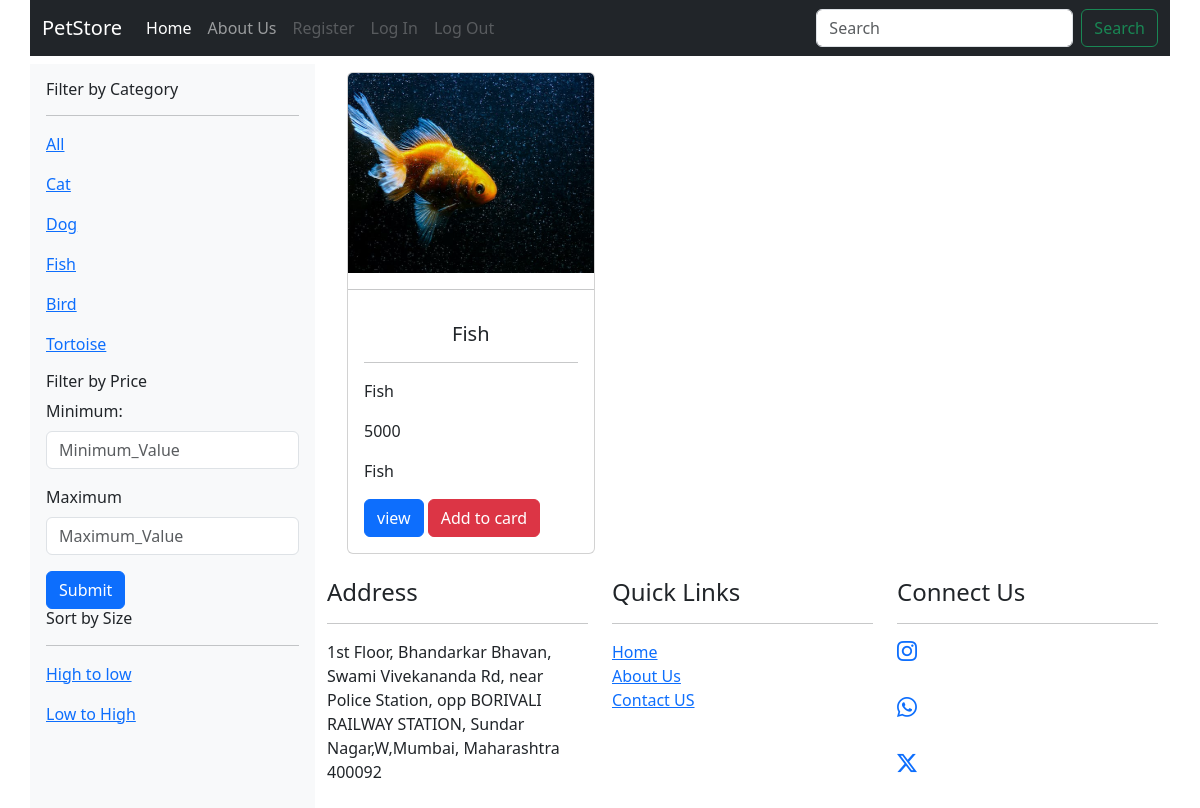
The app's page /fishList/ with its own data.
### Petapp/models.py (models this page shows)
class Pet(models.Model):
     id=models.IntegerField(primary_key=True)
     name=models.CharField(max_length=50)
     description = models.CharField(max_length=255,default='null')
     category_choices=(("Cat","Cat"),("Dog","Dog"),("Bird","Bird"),("Fish","Fish"),("Tortoise","Tortoise"))
     category=models.CharField(max_length=50,choices=category_choices, default="watch")
     image=models.ImageField(upload_to="images/", height_field=None, width_field=None, max_length=None)
     price=models.IntegerField()
     prod = CustomManager()
     objects=models.Manager()

### Petapp/views.py (the view)
# urls.py: path('fishList/', views.fishList, name='fishList'),
def fishList(req):
    queryset=Pet.prod.fish_list()
    context={'data':queryset}
    return render(req,"index.html",context)

### Petapp/models.py (called while the page is built)
     def fish_list(self):
          return self.filter(category__exact="Fish")

### Petapp/Templates/index.html (shortened to what this page needs)
{% extends "base.html" %}
{% load static %}
{%block body %}
    <div class="col-md-3 mt-2 p-3 bg-light">
        <h6>Filter by Category</h6>
        <hr>
        <p><a href="/">All </a></p>
        <p><a href="{%url 'catList'%}">Cat</a></p>
        <p><a href="{%url 'dogList'%}">Dog</a></p>
        <p><a href="{%url 'fishList'%}">Fish</a></p>
        <p><a href="{%url 'birdList'%}">Bird</a></p>
        <p><a href="{%url 'tortoiseList'%}">Tortoise</a></p>
        <h6>Filter by Price</h6>
        <form method="post" action="{%url 'range'%}">
          <div class="mb-3">
            <label for="Input1" class="form-label">Minimum:</label>
            <input type="text" name="min" class="form-control" id="Input1" placeholder="Minimum_Value">
          </div>
          <div class="mb-3">
            <label for="Input2" class="form-label">Maximum</label>
            <input type="text" name="max" class="form-control" id="Input2" placeholder="Maximum_Value">
          </div>
          <a href="/range"><button type="submit" name="range"  class="btn btn-primary">Submit</button></a>
        </form>
        <h6>Sort by Size</h6>
        <hr>
        <p><a href="">High to low</a></p>
        <p><a href="">Low to High</a></p>
    </div>
    <div class="col-md-9">
        <div class="row m-2">
          {% for x in data %}
            <div class="col-md-4 mt-2">
              <div class="card" style="width: 100%; ">
                <img src="{{x.image.url}}" class="card-img-top" alt="..." style="width: 100%; height:200px;">
                <hr>
                <div class="card-body">
                  <h5 class="card-title" style="text-align: center;">{{x.name}}</h5>
                  <hr>
                  <p class="card-title">{{x.category}}<p>
                  <p class="card-text">{{x.price}}</p>
                  <p class="card-text">{{x.description}}</p>
                  <a href="details/{{x.id}}" class="btn btn-primary">view</a>
                  <a href="/addcart/{{x.id}}"><button type="submit" class="btn btn-danger">Add to card</button></a>
                </div>
              </div>
            </div>
            {% endfor %}
           <div class="col-md-12">
      </div>
{% endblock %}

### records on screen
Pet: image (picture), name "Fish", category "Fish", price "5000", description "Fish"
